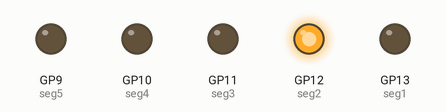
Simulated run of this program. Board: Raspberry Pi Pico running MicroPython. Shown: output pins drawn as LEDs (lit = HIGH). Random numbers come from a fixed seed.

Above: at 0.05 s.
At 7.05 s:
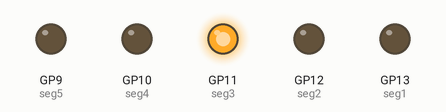
At 14.5 s:
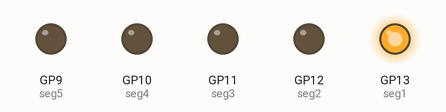
At 26.16 s:
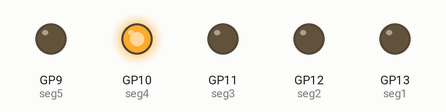
At 37.02 s:
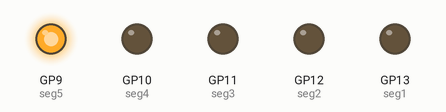
Timing chart, 0 to 40.0 s (numbered marks = the images above):
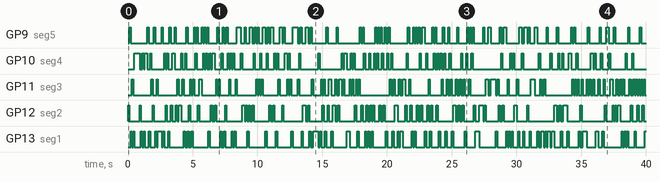

The program:

Day4-Random.py
```python
from machine import Pin
import time
import random

# Set up LED pins
seg1 = Pin(13, Pin.OUT)
seg2 = Pin(12, Pin.OUT)
seg3 = Pin(11, Pin.OUT)
seg4 = Pin(10, Pin.OUT)
seg5 = Pin(9, Pin.OUT)

# Create a list of our LEDs
segments = [seg1, seg2, seg3, seg4, seg5]

while True:

    r = random.randint(0,4) # set r to a random number between 0 and 4

    segments[r].value(1) # light the segment from the list with the index of r

    time.sleep(0.1)

    segments[r].value(0) # Turn off the same LED
```

Measured:
- by itself, GP9 (seg5): LOW → HIGH at 0.10 s, → LOW 0.10 s later, → HIGH 1.3 s later, → LOW 0.10 s later, … (138 changes in this stretch)
- by itself, GP10 (seg4): LOW → HIGH at 0.50 s, → LOW 0.40 s later, → HIGH 0.20 s later, → LOW 0.10 s later, … (132 changes in this stretch)
- by itself, GP11 (seg3): LOW → HIGH at 0.30 s, → LOW 0.10 s later, → HIGH 1.4 s later, → LOW 0.10 s later, … (140 changes in this stretch)
- by itself, GP12 (seg2): LOW → HIGH at 0.00 s, → LOW 0.10 s later, → HIGH 0.80 s later, → LOW 0.10 s later, … (122 changes in this stretch)
- by itself, GP13 (seg1): LOW → HIGH at 0.20 s, → LOW 0.10 s later, → HIGH 0.10 s later, → LOW 0.10 s later, … (135 changes in this stretch)
